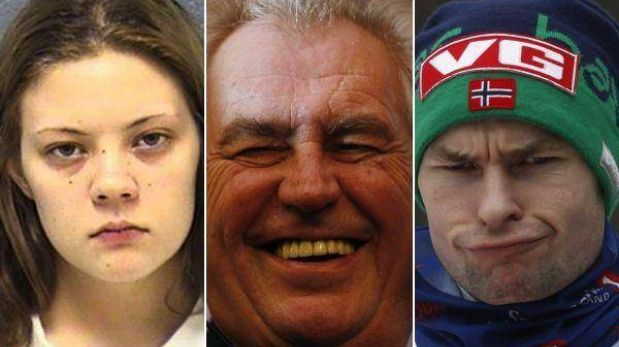
#> input picture detector/image.png, 619 x 347 px
$ python detector_foto.py
#> lines starting #> are read from the running program, lines starting #| are printed output that depends on the picture; after the words box and inside, x2 and y2 are one past the last pixel; in counts of white or black regions, pixels touching at a corner belong together
import numpy as np
import cv2
from cv2.cv import *
'''
desarrollador: Brahian Velazquez Tellez
requerimientos : Python 2.7
				Opencv
				Numpy
'''
# cargar archivo xml donde estan los algoritmos de reconocimiento
face_cascade = cv2.CascadeClassifier('haarcascade_frontalface_alt.xml')
print("inicia el programa")
#cargamos la imagen
img = cv2.imread('image.png')
#> img is the input picture: shape (347, 619, 3); mean B, G, R 70.8, 87.3, 116.5
gris = cv2.cvtColor(img , cv2.COLOR_BGR2GRAY)
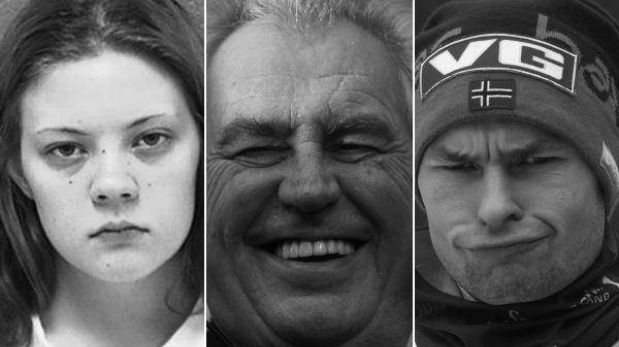
#> gris: shape (347, 619); min 0, max 254, mean 94.2
caras = face_cascade.detectMultiScale(gris , 1.3 ,5)
#> caras = [[13, 67, 208, 208], [401, 104, 184, 184], [186, 52, 240, 240]]
#buscamos todas las caras de la imagen
for (x,y,w,h) in caras:
	cv2.rectangle(img,(x,y),(x + w , y + h),(125,255,0), 2)
#> this loop made 3 passes
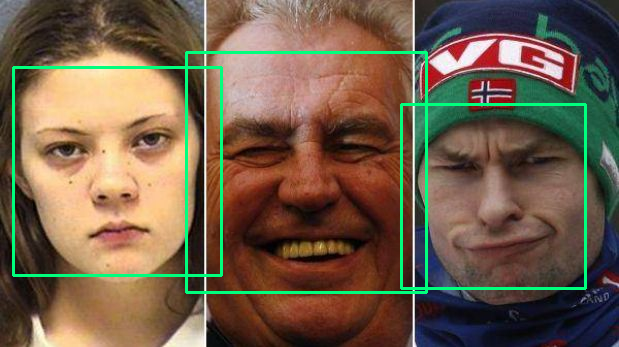
#> img: shape (347, 619, 3); 3.51% of pixels changed, all inside (x1, y1, x2, y2) = (12, 51, 587, 294)


cv2.imshow('Rostro encontrado', img)
print("numero de caras detectadas  %s") % len(caras)
#| numero de caras detectadas  %s
#> (the run stopped early here; a loop or call above may not have finished)
